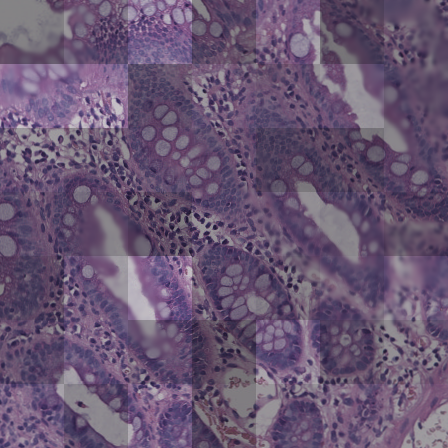
#> input picture src/mixed_patch_1_2.jpeg, 448 x 448 px, given in place of 01.png, which was not available
$ python crop_images.py   (older library calls are emulated)
#> lines starting #> are read from the running program, lines starting #| are printed output that depends on the picture; pictures that were not available may be replaced by others from this repository, and a replacement may not be noted
### metrics/metrics.py
import numpy as np
from scipy.stats import kurtosis
from scipy import stats
from .compute import compute
from matplotlib import pyplot as plt
from pywt import dwt2
import cv2
from skimage.measure import blur_effect


class HistologicalTransforms:
    def __init__(self, kurtosis_fisher=True, nrp_filter_size=11) -> None:
        self.fisher = kurtosis_fisher
        self.nrp_filter_size = nrp_filter_size

    # [80 lines left out: functions haar_transform, cpbd, calc_kurtosis, power_spectrum, nrp, __call__, not called in this run]


class LaplacianBlurDetector:
    def __init__(self, threshold: int = 100):
        self.threshold = threshold

    # [7 lines left out: function estimate_blur, not called in this run]

    def fix_image_size(self, image: np.array, expected_pixels: float = 2E6):
        ratio = np.sqrt(expected_pixels / (image.shape[0] * image.shape[1]))
        return cv2.resize(image, (0, 0), fx=ratio, fy=ratio)

    # [17 lines left out: functions pretty_blur_map, __call__, not called in this run]

### crop_images.py
import pathlib
import numpy as np
import cv2
import os

def make_crops(path, xn, yn):
#> called with path = 'wss1/train/01.png', xn = 9, yn = 9
    image = cv2.imread(path)
#> image is the input picture: shape (448, 448, 3); mean B, G, R 115.1, 86.3, 104.9
    path = pathlib.Path(path)
    folder_path = str(path.with_suffix(''))+f"_{xn}_{yn}"
    os.mkdir(folder_path)

    crop_width = image.shape[1] // xn
#> crop_width = 49
    crop_height = image.shape[0] // yn
#> crop_height = 49
    for yni in range(yn-1):
        for xni in range(xn-1):
            crop = image[yni*crop_height:(yni+1)*crop_height, xni*crop_width:(xni+1)*crop_width]
            cv2.imwrite(os.path.join(folder_path, f"crop_{xni}_{yni}.png"), crop)
#> this loop made 8 passes
#> pass 1, in make_crops, `cv2.imwrite(os.path.join(folder_path, f"crop_{xni}_{yni}.png"), crop)`:
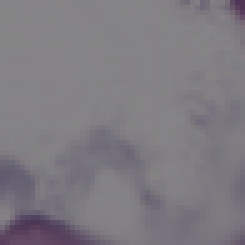
#> saved as crop_0_0.png: shape (49, 49, 3) (shown 5 times larger); mean B, G, R 128.4, 122.5, 125.9
#> pass 1, in make_crops, `cv2.imwrite(os.path.join(folder_path, f"crop_{xni}_{yni}.png"), crop)`:
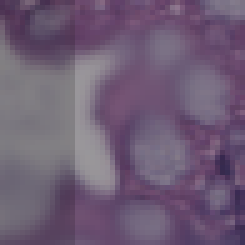
#> saved as crop_1_0.png: shape (49, 49, 3) (shown 5 times larger); mean B, G, R 116.7, 92.3, 109.9
#> pass 1, in make_crops, `cv2.imwrite(os.path.join(folder_path, f"crop_{xni}_{yni}.png"), crop)`:
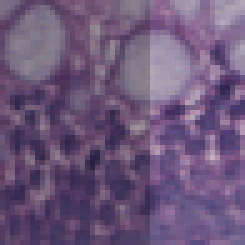
#> saved as crop_2_0.png: shape (49, 49, 3) (shown 5 times larger); mean B, G, R 122.8, 87.6, 109
#> pass 1, in make_crops, `cv2.imwrite(os.path.join(folder_path, f"crop_{xni}_{yni}.png"), crop)`:
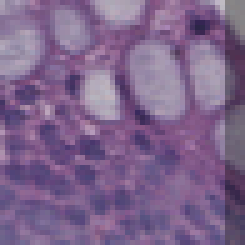
#> saved as crop_3_0.png: shape (49, 49, 3) (shown 5 times larger); mean B, G, R 140.1, 100.5, 125.8

from sliding_window import sliding_window


if __name__ == "__main__":
    make_crops("wss1/train/01.png", 9, 9)
